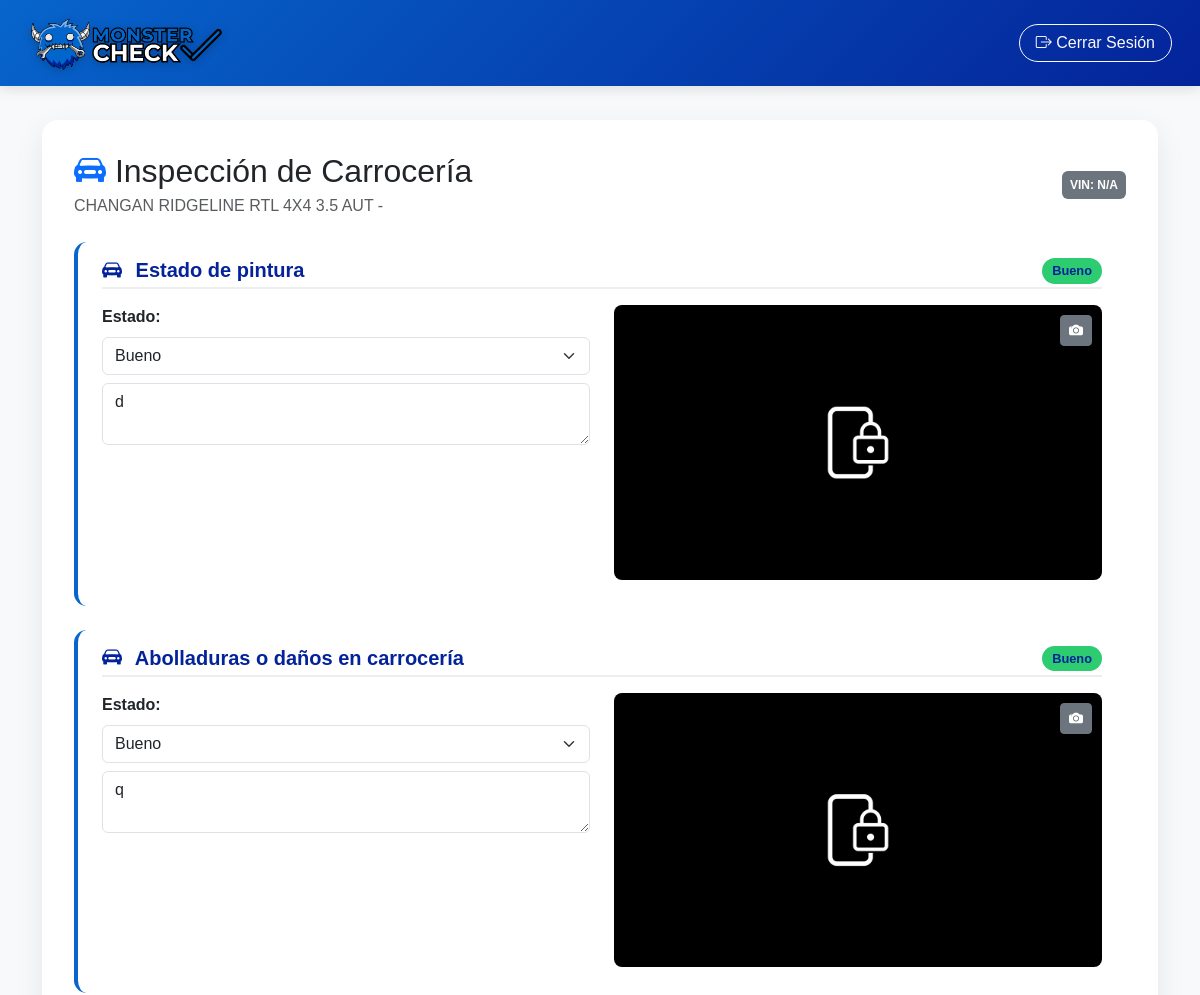
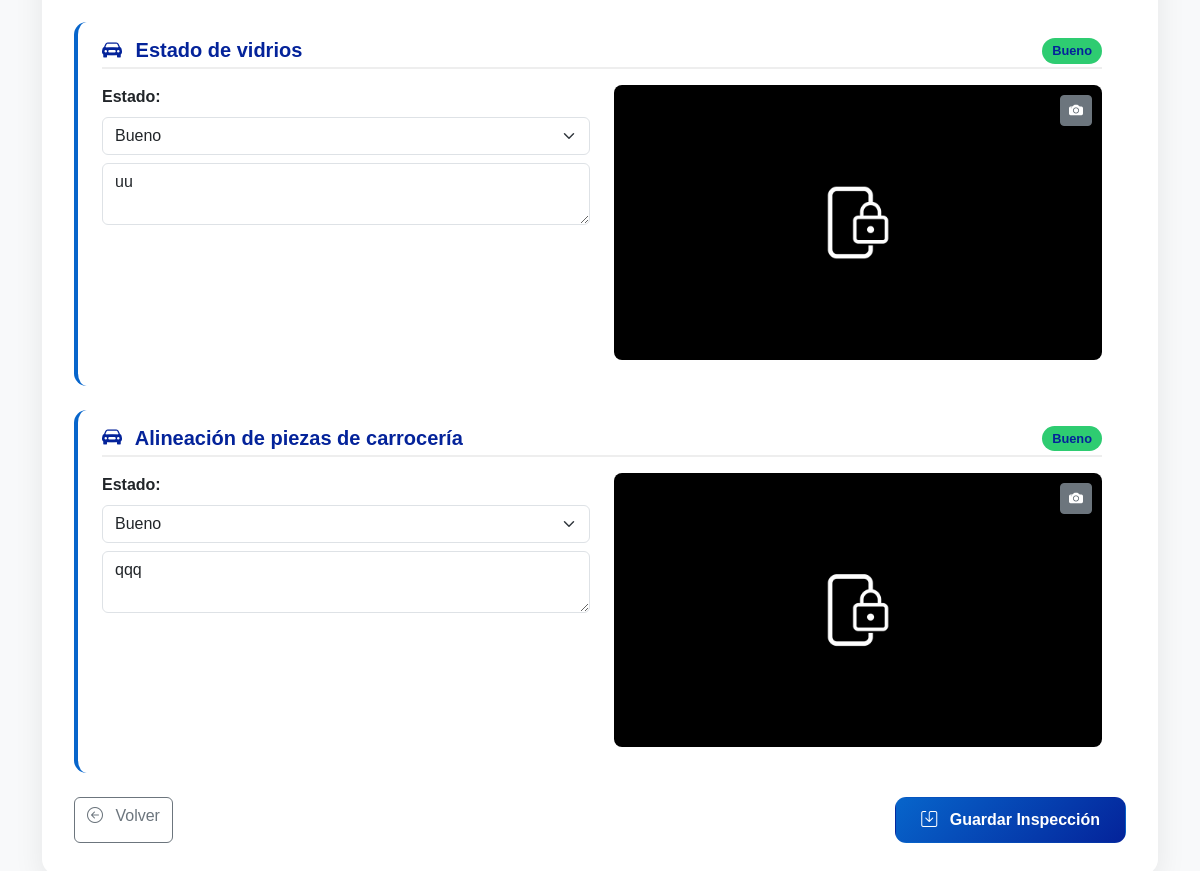
The app's page /vehiculo/7/detalle_carroceria/ (signed in) with its own data (2 pictures, top to bottom).
### vehiculos/models.py (models this page shows, shortened)
class Vehiculo(models.Model):
    patente = models.CharField(max_length=10, unique=False, blank=True, null=True)
    numero_orden = models.PositiveIntegerField(unique=True, editable=False, null=True)
    marca = models.CharField(max_length=100)
    modelo = models.CharField(max_length=100, default='Sin modelo')
    color = models.CharField(max_length=50, default='Sin color')
    tipo_bencina = models.CharField(max_length=50, default='Sin especificar')
    numero_motor = models.CharField(max_length=100, default='Desconocido')
    imagen_base64 = models.TextField(blank=True, null=True)
    usuario = models.ForeignKey(
        settings.AUTH_USER_MODEL,
        on_delete=models.SET_NULL,
        null=True,
        blank=True,
        related_name='vehiculos_registrados'
    )
    fecha_registro = models.DateTimeField(default=timezone.now)

class PuntoCarroceria(models.Model):
    NOMBRES_PUNTOS = [
        ('estado_pintura', 'Estado de pintura'),
        ('abolladuras', 'Abolladuras o daños en carrocería'),
        ('estado_vidrios', 'Estado de vidrios'),
        ('alineacion_piezas', 'Alineación de piezas de carrocería'),
    ]
    detalle = models.ForeignKey(DetalleCarroceria, on_delete=models.CASCADE, related_name='puntos')
    nombre = models.CharField(max_length=50, choices=NOMBRES_PUNTOS)
    estado = models.CharField(max_length=10, choices=ESTADOS, default='REVISION')
    observacion = models.TextField(blank=True, null=True)
    imagen_base64 = models.TextField(blank=True, null=True)
    usuario = models.ForeignKey(
        settings.AUTH_USER_MODEL,
        on_delete=models.SET_NULL,
        null=True,
        blank=True,
        related_name='puntos_carroceria_registrados'
    )
    fecha_registro = models.DateTimeField(auto_now_add=True)
    class Meta:
        unique_together = ('detalle', 'nombre')

### vehiculos/views.py (the view, shortened to what this page needs)
# urls.py: path('vehiculo/<int:id>/detalle_carroceria/', views.agregar_detalle_carroceria, name='detalle_carroceria'),
@login_required
def agregar_detalle_carroceria(request, id):
    vehiculo = get_object_or_404(Vehiculo, id=id)
    detalle_carroceria, created = DetalleCarroceria.objects.get_or_create(
        vehiculo=vehiculo,
        defaults={'usuario': request.user}
    )
    puntos_carroceria = [
        ('estado_pintura', 'Estado de pintura'),
        ('abolladuras', 'Abolladuras o daños en carrocería'),
        ('estado_vidrios', 'Estado de vidrios'),
        ('alineacion_piezas', 'Alineación de piezas de carrocería'),
    ]
    ESTADOS = [
        ('BUENO', 'Bueno'),
        ('REVISION', 'Requiere Revisión'),
        ('RECHAZADO', 'Rechazado'),
    ]
    puntos = {p.nombre: p for p in detalle_carroceria.puntos.all()}
    return render(request, 'vehiculos/detalle_carroceria.html', {
        'vehiculo': vehiculo,
        'puntos_carroceria': puntos_carroceria,
        'puntos': puntos,
        'ESTADOS': ESTADOS,
    })

### vehiculos/templatetags/my_filters.py (called while the page is built)
@register.filter
def dict_get(d, key):
    if isinstance(d, dict):
        return d.get(key)
    return None

### vehiculos/templates/vehiculos/detalle_carroceria.html (shortened to what this page needs)
{% load static %}
{% load my_filters %}
<!DOCTYPE html>
<html lang="es">
<head>
<link href="https://cdn.jsdelivr.net/npm/bootstrap@5.3.0/dist/css/bootstrap.min.css" rel="stylesheet" />
<link href="https://cdn.jsdelivr.net/npm/bootstrap-icons@1.10.5/font/bootstrap-icons.css" rel="stylesheet" />
<link rel="stylesheet" href="https://cdnjs.cloudflare.com/ajax/libs/font-awesome/6.4.0/css/all.min.css" />
</head>
<body>
<nav class="navbar navbar-expand-lg fixed-top px-3">
<div class="container-fluid">
    <a class="navbar-brand" href="{% url 'index' %}">
        <img src="{% static 'img/logo2.png' %}" alt="Logo">
    </a>
    <div class="collapse navbar-collapse" id="navbarNav">
        <form method="post" action="{% url 'logout' %}" class="d-flex">
            <button class="btn btn-outline-light rounded-pill px-3" type="submit">
                <i class="bi bi-box-arrow-right"></i> Cerrar Sesión
            </button>
        </form>
    </div>
</div>
</nav>
<div class="container mt-5">
<div class="main-card">
    <div class="d-flex justify-content-between align-items-center mb-4">
        <div>
            <h2 class="mb-1"><i class="bi bi-car-front-fill text-primary"></i> Inspección de Carrocería</h2>
            <p class="text-muted mb-0">{{ vehiculo.marca }} {{ vehiculo.modelo }} - {{ vehiculo.ano }}</p>
        </div>
        <div>
            <span class="badge bg-secondary p-2">VIN: {{ vehiculo.vin|default:"N/A" }}</span>
        </div>
    </div>
    <form method="post" enctype="multipart/form-data">
    {% for clave, label in puntos_carroceria %}
        <div class="section-card">
            <h5 class="section-title">
                <i class="bi bi-car-front-fill me-2"></i> {{ label }}
                {% with punto=puntos|dict_get:clave %}
                    {% if punto %}
                        <span class="status-badge
                            {% if punto.estado == 'BUENO' %}badge-good
                            {% elif punto.estado == 'REVISION' %}badge-regular
                            {% elif punto.estado == 'RECHAZADO' %}badge-bad
                            {% else %}badge-na{% endif %} float-end">
                            {{ punto.get_estado_display }}
                        </span>
                    {% endif %}
                {% endwith %}
            </h5>
            <div class="row">
                <div class="col-md-6 mb-3">
                    <label for="estado_{{ clave }}" class="form-label fw-bold">Estado:</label>
                    <select class="form-select" name="estado_{{ clave }}" id="estado_{{ clave }}" required>
                        <option value="BUENO" {% with punto=puntos|dict_get:clave %}{% if punto and punto.estado == 'BUENO' %}selected{% endif %}{% endwith %}>Bueno</option>
                    </select>
                    <textarea class="form-control mt-2" name="observaciones_{{ clave }}" id="observaciones_{{ clave }}" rows="2">{% with punto=puntos|dict_get:clave %}{{ punto.observacion|default:"" }}{% endwith %}</textarea>
                </div>
                <div class="col-md-6">
                    <div class="camera-container">
                        <button type="button" class="btn btn-sm btn-secondary image-toggle-btn" onclick="toggleCamera('{{ clave }}')">
                            <i class="bi bi-camera-fill"></i>
                        </button>
                        <img id="preview_{{ clave }}" class="captured-image"
                        {% with punto=puntos|dict_get:clave %}
                            {% if punto and punto.imagen_base64 %}
 style="display:block;"
                            {% else %}
                                style="display:none;"
                            {% endif %}
                        {% endwith %}>
                    </div>
                </div>
            </div>
        </div>
    {% endfor %}
    <div class="d-flex justify-content-between mt-4">
        <a href="{% url 'listar_vehiculos' %}" class="btn btn-outline-secondary"><i class="bi bi-arrow-left-circle me-2"></i> Volver</a>
        <button type="submit" class="btn btn-save"><i class="bi bi-save me-2"></i> Guardar Inspección</button>
    </div>
    </form>
</div>
</div>
</body>
</html>

### vehiculos/templates/vehiculos/detalle_carroceria.html (style rules this page uses)
:root { --primary-color: #0765CB; --primary-dark: #04239A; --accent-color: #E74C3C; --light-gray: #F8F9FA; --card-shadow: 0 10px 30px rgba(0,0,0,0.08); }
body { background-color: var(--light-gray); padding-top: 4.5rem; font-family: 'Montserrat', sans-serif; }
.navbar { background: linear-gradient(135deg, var(--primary-color), var(--primary-dark)) !important; box-shadow:0 4px 12px rgba(0,0,0,0.1); padding:0.5rem 1rem; }
.navbar-brand { display:flex; align-items:center; transition:transform 0.3s ease; }
.navbar-brand img { height:60px; width:auto; filter: drop-shadow(0 2px 4px rgba(0,0,0,0.2)); }
.main-card { border:none; border-radius:1rem; box-shadow:var(--card-shadow); background:white; overflow:hidden; transition: transform 0.4s ease, box-shadow 0.4s ease; margin-top:2rem; padding:2rem; }
.section-card { border-left:4px solid var(--primary-color); margin-bottom:1.5rem; padding:1rem 1.5rem; border-radius:0.8rem; transition: transform 0.3s ease, box-shadow 0.3s ease; background:white; }
.section-title { font-weight:600; color: var(--primary-dark); margin-bottom:1rem; border-bottom:2px solid #eee; padding-bottom:5px; }
.status-badge { font-size:0.8rem; padding:5px 10px; border-radius:20px; }
.badge-good { background-color:#2ecc71; }
.camera-preview, .captured-image { border-radius:8px; max-width:100%; margin-bottom:10px; display:block; }
.camera-container { position:relative; margin-bottom:10px; }
.btn-save { background: linear-gradient(135deg, var(--primary-color), var(--primary-dark)); color:white; padding:10px 25px; font-weight:600; border-radius:0.7rem; transition:all 0.3s; }
.image-toggle-btn { position:absolute; top:10px; right:10px; z-index:10; }

### records on screen
Vehiculo: marca "CHANGAN", modelo "RIDGELINE RTL 4X4 3.5 AUT"
PuntoCarroceria: estado "Bueno", estado "Bueno", observacion "d"
PuntoCarroceria: estado "Bueno", estado "Bueno", observacion "q"
PuntoCarroceria: estado "Bueno", estado "Bueno", observacion "uu"
PuntoCarroceria: estado "Bueno", estado "Bueno", observacion "qqq"

### other values on screen
{{ vehiculo.vin|default:"N/A" }} "N/A"
{{ label }} "Estado de pintura" "Abolladuras o daños en carrocería" "Estado de vidrios" "Alineación de piezas de carrocería"
